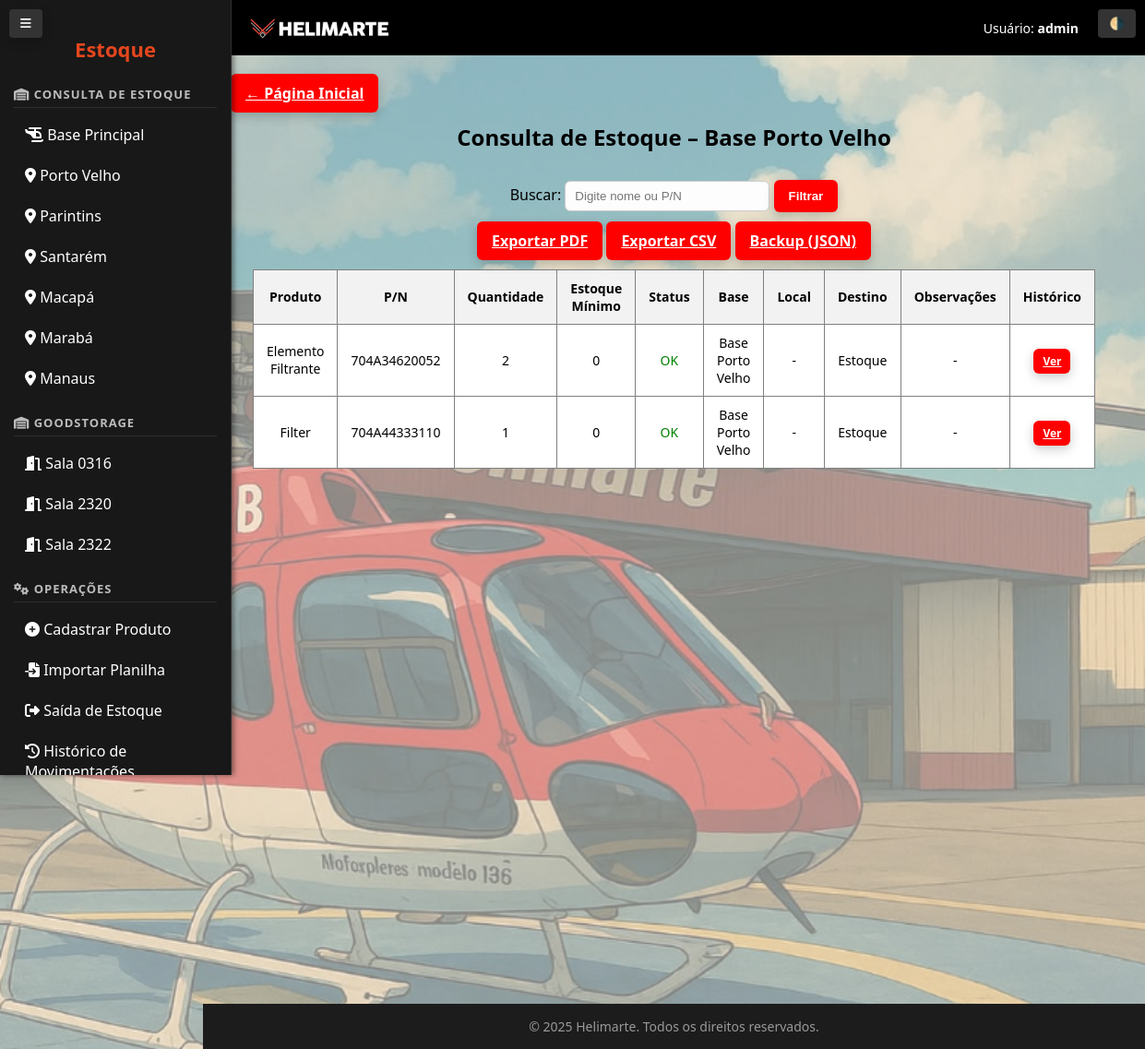
Page /estoque/base-porto-velho/ (signed in) on the committed database.
### estoque/models.py (models this page shows, shortened)
class Produto(models.Model):
    BASE_CHOICES = [
        ("Base Principal", "Base Principal"),
        ("Base Porto Velho", "Base Porto Velho"),
        ("Base Parintins", "Base Parintins"),
        ("Base Santarém", "Base Santarém"),
        ("Base Macapá", "Base Macapá"),
        ("Base Marabá", "Base Marabá"),
        ("Base Manaus", "Base Manaus"),
        ("Sala 0316", "Sala 0316"),
        ("Sala 2320", "Sala 2320"),
        ("Sala 2322", "Sala 2322"),
    ]
    DESTINO_CHOICES = [
        ("Estoque", "Estoque"),
        ("PS-ARB", "PS-ARB"),
        ("PS-JOR", "PS-JOR"),
        ("PS-VCB", "PS-VCB"),
        ("PS-JJF", "PS-JJF"),
        ("PS-ELI", "PS-ELI"),
        ("PS-ALE", "PS-ALE"),
        ("PS-JAE", "PS-JAE"),
        ("PT-HYO", "PT-HYO"),
        ("PP-JBB", "PP-JBB"),
        ("PR-JJB", "PR-JJB"),
        ("PT-YUN", "PT-YUN"),
        ("PT-YTU", "PT-YTU"),
        ("PP-JUL", "PP-JUL"),
    ]
    nome = models.CharField("Nome do Produto", max_length=100)
    pn = models.CharField("P/N", max_length=50)
    sn = models.CharField("S/N", max_length=100, blank=True, null=True)
    quantidade = models.PositiveIntegerField("Quantidade", default=0)
    validade = models.DateField("Validade", null=True, blank=True)
    observacoes = models.TextField("Observações", blank=True, null=True)
    nome_responsavel = models.CharField("Nome do Responsável", max_length=100, blank=True, null=True)
    base = models.CharField("Base", max_length=50, choices=BASE_CHOICES, default="Base Principal")
    local = models.CharField("Local", max_length=100, blank=True, null=True)
    estoque_minimo = models.IntegerField(default=0)
    destino = models.CharField("Destino", max_length=100, choices=DESTINO_CHOICES, blank=True, null=True)
    class Meta:
        unique_together = ['pn', 'base']
        ordering = ['nome']
    @property
    def em_alerta(self):
        return self.quantidade <= getattr(self, "estoque_minimo", 0)

### estoque/views.py (the view)
# urls.py: path('estoque/<str:nome_base_slug>/', views.consulta_por_base, name='consulta_por_base'),
@login_required
def consulta_por_base(request, nome_base_slug):
    slug_map = {
        'base-principal': 'Base Principal',
        'base-porto-velho': 'Base Porto Velho',
        'base-parintins': 'Base Parintins',
        'base-santarem': 'Base Santarém',
        'base-macapa': 'Base Macapá',
        'base-maraba': 'Base Marabá',
        'base-manaus': 'Base Manaus',
        'sala-0316': 'Sala 0316',
        'sala-2320': 'Sala 2320',
        'sala-2322': 'Sala 2322',
    }
    nome_base = slug_map.get(nome_base_slug.lower())
    if not nome_base:
        return redirect('consulta_estoque')
    return consulta_estoque(request, base_forcada=nome_base)

### estoque/views.py (called while the page is built)
@login_required
def consulta_estoque(request, base_forcada=None):
    bases = [
        'Base Principal', 'Base Porto Velho', 'Base Parintins', 'Base Santarém',
        'Base Macapá', 'Base Marabá', 'Base Manaus', 'Sala 0316', 'Sala 2320', 'Sala 2322',
    ]
    base_sel = base_forcada or request.GET.get('base', '').strip()
    busca = request.GET.get('q', '').strip()
    produtos = Produto.objects.all()
    if base_sel:
        produtos = produtos.filter(base__iexact=base_sel)
    if busca:
        produtos = produtos.filter(Q(nome__icontains=busca) | Q(pn__icontains=busca) | Q(sn__icontains=busca))
    return render(request, 'estoque/consulta_estoque.html', {
        'produtos': produtos,
        'bases': bases,
        'base': base_sel or None,
        'busca': busca,
        'base_fixa': base_forcada is not None,
    })

### estoque/templates/estoque/consulta_estoque.html (shortened to what this page needs)
{% extends 'estoque/base.html' %}
{% block content %}
<h2 class="titulo" style="text-align: center; margin-bottom: 30px;">
  {% if base %}
  Consulta de Estoque – {{ base }}
  {% else %}
  Consulta de Estoque
  {% endif %}
</h2>
<form method="get" style="text-align: center; margin-bottom: 20px;">
  <label for="q">Buscar:</label>
  <input type="text" name="q" id="q" value="{{ busca }}" placeholder="Digite nome ou P/N" style="width: 200px;">
  <button type="submit">Filtrar</button>
</form>
<div style="text-align: center; margin-bottom: 20px;">
  <a href="{% url 'exportar_pdf' %}" class="btn">Exportar PDF</a>
  <a href="{% url 'exportar_csv' %}" class="btn">Exportar CSV</a>
  <a href="{% url 'backup_dados' %}" class="btn">Backup (JSON)</a>
</div>
{% if produtos %}
<table border="1" cellpadding="8" cellspacing="0" style="margin: auto; width: 95%; border-collapse: collapse;">
  <thead style="background-color: #f2f2f2;">
    <tr>
      <th>Produto</th>
      <th>P/N</th>
      <th>Quantidade</th>
      <th>Estoque Mínimo</th>
      <th>Status</th>
      <th>Base</th>
      <th>Local</th>
      <th><strong>Destino</strong></th>
      <th>Observações</th>
      <th>Histórico</th>
    </tr>
  </thead>
  <tbody>
    {% for produto in produtos %}
    <tr class="{% if produto.quantidade == 0 %}linha-alerta{% endif %}">
      <td>{{ produto.nome }}</td>
      <td>{{ produto.pn }}</td>
      <td>{{ produto.quantidade }}</td>
      <td>{{ produto.estoque_minimo }}</td>
      <td>
        {% if produto.quantidade == 0 %}
        <strong style="color: red;">COMPRAR</strong>
        {% elif produto.em_alerta %}
        <strong style="color: red;">Abaixo do mínimo</strong>
        {% else %}
        <span style="color: green;">OK</span>
        {% endif %}
      </td>
      <td>{{ produto.base }}</td>
      <td>{{ produto.local|default:"-" }}</td>
      <td>{{ produto.destino|default:"-" }}</td>
      <td>{{ produto.observacoes|default:"-" }}</td>
      <td>
        <a href="{% url 'historico_produto' produto.id %}" class="btn"
          style="padding: 5px 10px; font-size: 12px;">Ver</a>
      </td>
    </tr>
    {% endfor %}
  </tbody>
</table>
{% else %}
<p style="text-align: center;">Nenhum produto encontrado.</p>
{% endif %}
{% endblock %}

### estoque/templates/estoque/base.html (shortened to what this page needs)
{% load static %}
<!DOCTYPE html>
<html lang="pt-br" data-theme="light">
<head>
    {% block head_links %}
    <link rel="stylesheet" href="{% static 'css/modo_escuro.css' %}">
    <link rel="stylesheet" href="{% static 'css/estilo_base.css' %}">
    <link rel="stylesheet" href="https://cdnjs.cloudflare.com/ajax/libs/font-awesome/6.5.0/css/all.min.css"
 />
    {% endblock %}
</head>
<body class="{% block body_class %}{% endblock %}">
    <button id="toggleSidebarBtn" onclick="toggleSidebar()" title="Alternar Menu">
        <i class="fas fa-bars"></i>
    </button>
    <button id="toggleThemeBtn" onclick="toggleTheme()" title="Alternar Tema">🌗</button>
    <aside id="sidebar">
        {% block sidebar %}
        <h1>Estoque</h1>
        <nav>
            <strong><i class="fa-solid fa-warehouse"></i> Consulta de Estoque</strong>
            <a href="{% url 'consulta_por_base' 'base-principal' %}"><i class="fa-solid fa-helicopter"></i> Base
                Principal</a>
            <a href="{% url 'consulta_por_base' 'base-porto-velho' %}"><i class="fa-solid fa-location-dot"></i> Porto
                Velho</a>
            <a href="{% url 'consulta_por_base' 'base-parintins' %}"><i class="fa-solid fa-location-dot"></i>
                Parintins</a>
            <a href="{% url 'consulta_por_base' 'base-santarem' %}"><i class="fa-solid fa-location-dot"></i>
                Santarém</a>
            <a href="{% url 'consulta_por_base' 'base-macapa' %}"><i class="fa-solid fa-location-dot"></i> Macapá</a>
            <a href="{% url 'consulta_por_base' 'base-maraba' %}"><i class="fa-solid fa-location-dot"></i> Marabá</a>
            <a href="{% url 'consulta_por_base' 'base-manaus' %}"><i class="fa-solid fa-location-dot"></i> Manaus</a>
            <strong><i class="fa-solid fa-warehouse"></i> GoodStorage</strong>
            <a href="{% url 'consulta_por_base' 'sala-0316' %}"><i class="fa-solid fa-door-open"></i> Sala 0316</a>
            <a href="{% url 'consulta_por_base' 'sala-2320' %}"><i class="fa-solid fa-door-open"></i> Sala 2320</a>
            <a href="{% url 'consulta_por_base' 'sala-2322' %}"><i class="fa-solid fa-door-open"></i> Sala 2322</a>
            <strong><i class="fas fa-cogs"></i> Operações</strong>
            <a href="{% url 'cadastrar_produto' %}"><i class="fas fa-plus-circle"></i> Cadastrar Produto</a>
            <a href="{% url 'importar_produtos' %}"><i class="fas fa-file-import"></i> Importar Planilha</a>
            <a href="{% url 'saida_estoque' %}"><i class="fas fa-sign-out-alt"></i> Saída de Estoque</a>
            <a href="{% url 'historico_movimentacoes' %}"><i class="fas fa-history"></i> Histórico de Movimentações</a>
        </nav>
        {% endblock %}
    </aside>
    <header>
        <div class="logo">
            <img src="{% static 'logo_grande.png' %}" alt="Logo Helimarte">
        </div>
        <div class="user-info">
            Usuário: <strong>{{ request.user.username }}</strong>
        </div>
    </header>
    <main>
        {% if not home %}
        <a href="{% url 'pagina_inicial' %}" class="btn">← Página Inicial</a>
        {% endif %}
        {% block content %}{% endblock %}
    </main>
    <footer>
        &copy; {% now "Y" %} Helimarte. Todos os direitos reservados.
    </footer>
</body>
</html>

### static/modo_escuro.css (style rules this page uses)
:root { --bg-light: #ffffff; --bg-dark: #121212; --text-light: #000000; --text-dark: #f1f1f1; --primary: #1e88e5; --primary-hover: #1565c0; --menu-bg-dark: #181818; --menu-hover-dark: #333333; --success: #43a047; --danger: #e53935; --table-bg-dark: #1e1e1e; --table-row-dark: #252525; --table-border-dark: #333333; }
body { background-color: var(--bg); color: var(--text); font-family: 'Segoe UI', sans-serif; transition: background-color 0.3s, color 0.3s; }
aside { background-color: var(--menu-bg-dark); color: var(--text); transition: background-color 0.3s, color 0.3s; }
aside nav a { color: var(--text); text-decoration: none; display: block; padding: 8px 12px; }
.btn { background-color: var(--primary); color: white; padding: 10px 16px; border-radius: 10px; border: none; cursor: pointer; transition: background-color 0.2s; }
header, footer { background-color: var(--menu-bg-dark); color: var(--text-dark); padding: 10px; text-align: center; }
h2.titulo { font-size: 24px; margin-bottom: 20px; text-align: center; transition: color 0.3s; }
[data-theme="light"] h2.titulo { color: var(--heading-light); }

### rows in the picture
Produto: nome "Elemento Filtrante", pn "704A34620052", quantidade "2", estoque_minimo "0", shows "OK", base "Base Porto Velho", local "-", destino "Estoque", observacoes "-"
Produto: nome "Filter", pn "704A44333110", quantidade "1", estoque_minimo "0", shows "OK", base "Base Porto Velho", local "-", destino "Estoque", observacoes "-"

### other values in the picture
{{ request.user.username }} "admin"
{{ base }} "Base Porto Velho"
